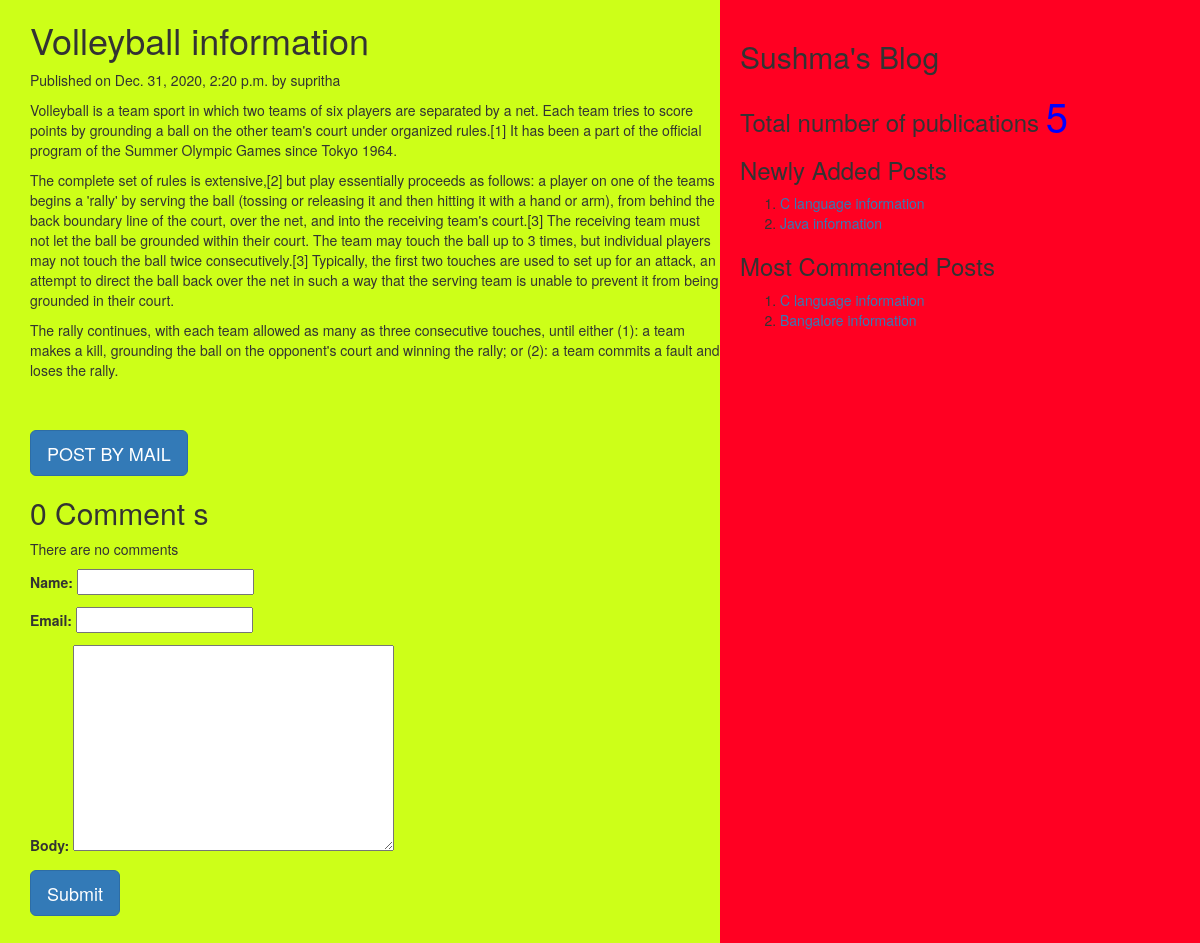
/2020/12/31/volleyball-information, run on the app's committed database.
### myApp/models.py (models this page shows, shortened)
class Post(models.Model):
    tags=TaggableManager()
    STATUS_CHOICES=(('draft','Draft'),('published','Published'))
    title=models.CharField(max_length=256)
    slug=models.SlugField(max_length=264,unique_for_date='publish')
    author=models.ForeignKey(User,related_name='blog_posts',on_delete=models.CASCADE)
    body=models.TextField()
    publish=models.DateTimeField(default=timezone.now)
    created=models.DateTimeField(auto_now_add=True)
    updated=models.DateTimeField(auto_now=True)
    status=models.CharField(max_length=10,choices=STATUS_CHOICES,default='draft')
    objects=CustomManager()
    class Meta:
        ordering=('-publish',)
    def get_absolute_url(self):
        return reverse('post_detail',args=[self.publish.year,self.publish.strftime('%m'),self.publish.strftime('%d'),self.slug])

### myApp/views.py (the view, shortened to what this page needs)
# urls.py: url(r'(?P<year>\d{4})/(?P<month>\d{2})/(?P<day>\d{2})/(?P<post>[-\w]+)',views.post_detail_view,name='post_detail'),
def post_detail_view(request,year,month,day,post):
    post=get_object_or_404(Post,slug=post,publish__year=year,publish__month=month,publish__day=day)
    comments=post.comments.filter(active=True)
    csubmit=False
    form=CommentForm()
    d={'post':post,'form':form,'csubmit':csubmit,'comments':comments}
    return render(request,'myApp/post_detail.html',d)

### myApp/forms.py
class CommentForm(forms.ModelForm):
    class Meta:
        model=Comment
        fields=('name','email','body')

### myApp/models.py (called while the page is built)
    def get_queryset(self):
        return super().get_queryset().filter(status='published')

### myApp/templatetags/mytags.py (called while the page is built)
@register.simple_tag
def total_posts():
    return Post.objects.count()

@register.inclusion_tag('myApp/latest_post.html')
def show_latest_posts(count=3):
    latest_posts=Post.objects.order_by('-publish')[:count]
    return {'latest_posts':latest_posts}

@register.simple_tag
def get_most_commented_posts(count=2):
    return Post.objects.annotate(total_comments=Count('comments')).order_by('-total_comments')[:count]

### templates/myApp/post_detail.html (shortened to what this page needs)
<html>
    {%extends 'myApp/parent.html'%}
        {%block content_block%}
        <h1>{{post.title}}</h1>
        <p>Published on {{post.publish}} by {{post.author}}</p>
        {{post.body|linebreaks}}<br><br>
        <a href="/{{post.id}}/share" class='btn btn-lg btn-primary'>POST BY MAIL</a>
        {%with comments.count as comments_count%}
        <h2>{{comments_count}} Comment {{comments_count|pluralize}}</h2>
        {%endwith%}
        {%if comments%}
         {%for c in comments%}
         <p style="color:magenta;font-size:30px;font-style:bold;border-bottom:4px #8a1880 solid;">Comment {{forloop.counter}} by {{c.name}} </p>
         <div>{{c.body|linebreaks}}</div>
         <hr>
         {%endfor%}
         {%else%}
         <p>There are no comments</p>
        {%endif%}
        {%if csubmit%}
        <h2>Thank you...Your comment has been added successfully</h2>
        {%else%}
        <form method="post">
            {{form.as_p}}
            <input type="submit" class="btn btn-lg btn-primary" value="Submit">
        </form>
        {%endif%}
        {%endblock%}

### templates/myApp/parent.html (shortened to what this page needs)
<html>
    {%load mytags%}
    <head>
        <link rel="stylesheet" href="https://maxcdn.bootstrapcdn.com/bootstrap/3.3.7/css/bootstrap.min.css">
    </head>
    <body>
        <div class="content" style="width:60%;float:left;background-color:rgba(200, 255, 0, 0.904);height:300%;padding:0 0 0 30px">
            {%block content_block%}
            {%endblock%}
        </div>
        <div class="sidebar" style="width:40%;float:right;background-color:rgb(255, 0, 34);height:300%;padding:20px">
            <h2>Sushma's Blog</h2>
            <h3>Total number of publications
                <span style="color:blue;font-size:40px">
                {%total_posts%} </span>
                <h3>Newly Added Posts</h3>
                {%show_latest_posts 2%}
                <h3>Most Commented Posts</h3>
                {%get_most_commented_posts as m%}
                <ol>
                    {%for post in m%}
                    <li>
                        <a href="{{post.get_absolute_url}}">{{post.title}}</a>
                    </li>
                    {%endfor%}
                </ol>
            </h3>
        </div>
    </body>
</html>

### templates/myApp/latest_post.html
<html>
    <body>
        <ol>
        {%for post in latest_posts%}
        <li>
            <a href="{{post.get_absolute_url}}">{{post.title}}</a>
        </li>
        {%endfor%}
        </ol>
    </body>
</html>

### data on the page
Post: title "Volleyball information", publish "Dec. 31, 2020, 2:20 p.m.", author "supritha", body "Volleyball is a team sport in which two teams of six players are separated by a net. Each team tries to score points by grounding a ball on the other team's court under organized rules.[1] It has been a part of the official program of the Summer Olympic Games since Tokyo 1964. The complete set of rules is extensive,[2] but play essentially proceeds as follows: a player on one of the teams begins a 'rally' by serving the ball (tossing or releasing it and then hitting it with a hand or arm), from behind the back boundary line of the court, over the net, and into the receiving team's court.[3] The receiving team must not let the ball be grounded within their court. The team may touch the ball…"
Post: title "C language information"
Post: title "Java information"
Post: title "Bangalore information"

### other printed values
{{ comments_count }} "0"
